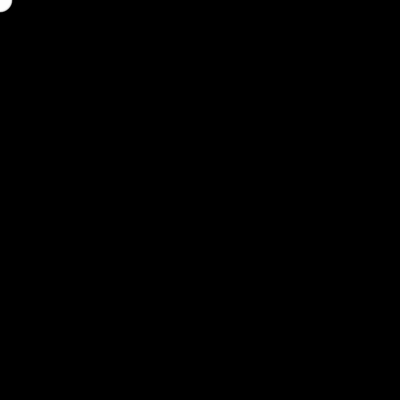
Frame 1 (no input)
Frame 60 (the mouse pressed at the canvas centre just before this capture): identical to frame 1, image omitted
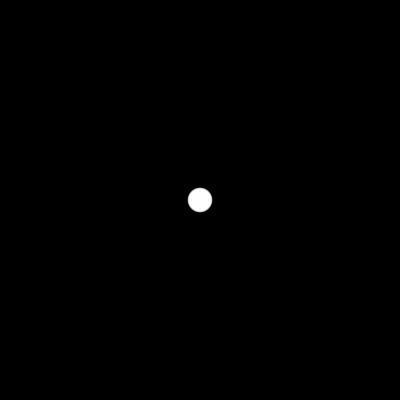
Frame 120 (the mouse held since frame 60 and released just before this capture)

The Processing sketch that drew these frames (run headless with seeded random() and noise(); from frame 60 on, the mouse is pressed at the canvas centre):

// Processing sketch: arrayEfficient
// ── arrayEfficient.pde
int num = 50;
int[] x = new int[num];
int[] y = new int[num];
int indexPosition = 0;

void setup(){
  size(400, 400);
  noStroke();
  smooth();
  fill(255, 102);
}

void draw(){
  background(0);
  x[indexPosition] = mouseX;
  y[indexPosition] = mouseY;
  indexPosition = (indexPosition + 1) % num;
  for(int i = 0; i < num; i++){
    int pos = (indexPosition + i) % num; //<>//
    int radius = (num-i)/ 2;
    ellipse(x[pos], y[pos], radius, radius);
  }
}
